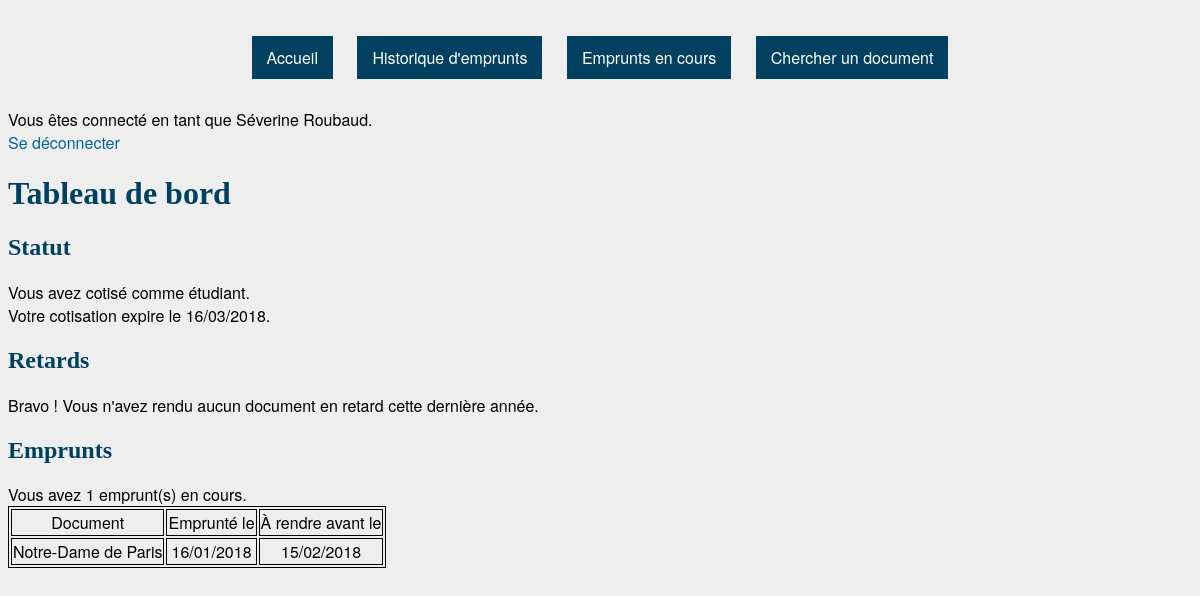
Page /home.php (signed in) on the committed database.
### tables this page shows
CREATE TABLE `Cotise` (
  `ID` int(11) NOT NULL,
  `abonné` int(11) NOT NULL,
  `statut` varchar(20) NOT NULL,
  `date_fin` date NOT NULL
);

CREATE TABLE `Emprunts` (
  `ID` int(11) NOT NULL,
  `abonné` int(11) NOT NULL,
  `document` int(11) NOT NULL,
  `date_emprunt` date NOT NULL,
  `date_retour_prevue` date NOT NULL
);

CREATE TABLE `Documents` (
  `ID` int(11) NOT NULL,
  `titre` varchar(50) NOT NULL,
  `type` set('livre','BD','revue','CD','DVD') NOT NULL,
  `éditeur` varchar(20) DEFAULT NULL,
  `collection` varchar(20) DEFAULT NULL,
  `numéro` int(11) DEFAULT NULL,
  `date_publication` date NOT NULL,
  `disponible` tinyint(1) NOT NULL DEFAULT '1'
);

### session.php (called while the page is built, shortened)
<?php
	$db = mysqli_connect("localhost", $_SESSION['pseudo'], $_SESSION['mdp'], "bibli");
	mysqli_query($db, "SET NAMES 'utf8'");
	if ($_SESSION['demo']) {
		if ($_SESSION['is_admin']) {
			$query = mysqli_query($db, "SELECT * FROM Admins");
		}
		else {
			$query = mysqli_query($db, "SELECT * FROM `Abonnés`") or die(mysqli_error($db));
		}
		$row = mysqli_fetch_assoc($query);
		$user_id = $row['ID'];
		$nom = "(compte choisi arbitrairement : ".$row['prénom']." ".$row['nom'].")";
		$prenom = "testeur";
		$pseudo = $row['pseudo'];
	}
	else {
		$verif = $_SESSION['pseudo'];
		if ($_SESSION['is_admin']) {
			$query = mysqli_query($db, "SELECT * FROM Admins WHERE pseudo = '$verif'");
		}
		else {
			$query = mysqli_query($db, "SELECT * FROM Abonnés WHERE pseudo = '$verif'");
		}
		$row = mysqli_fetch_assoc($query);
		$user_id = $row['ID'];
		$nom = $row['nom'];
		$prenom = $row['prénom'];
	}
?>

### home.php (the view, shortened to what this page needs)
<?php
	include('session.php');
?>
<!DOCTYPE html>
<html>
	<head>
		<link href="style.css" rel="stylesheet" type="text/css">
	</head>
	<body>
		<?php
			include('header.php');
		?>
		<h1>Tableau de bord</h1>
		<h2>Statut</h2>
		<?php
			$result = mysqli_query($db, "SELECT statut, date_fin FROM Cotise WHERE abonné = '$user_id' AND NOW() < date_fin ORDER BY date_fin DESC");
			$row = mysqli_fetch_row($result);
			if (isset($row)) {
				echo '<div>Vous avez cotisé comme ' . $row[0] . '.</div>';
				echo '<div>Votre cotisation expire le ' . date("d/m/Y", strtotime($row[1])) . '.</div>';
			}
			else {
				echo '<div>Votre cotisation a expiré.</div>';
				echo '<div>Contactez un administrateur !</div>';
			}
		?>
		<h2>Retards</h2>
		<?php
			$result = mysqli_query($db, "SELECT document, date_retour FROM Retards WHERE abonné = '$user_id' AND DATEDIFF(NOW(), date_retour) <= 365");
			$row_cpt = mysqli_num_rows($result);
			if ($row_cpt == 0) {
				echo "<div>Bravo ! Vous n'avez rendu aucun document en retard cette dernière année.</div>";
			}
		?>
		<h2>Emprunts</h2>
		<?php
			$result = mysqli_query($db, "SELECT document, date_emprunt, date_retour_prevue FROM Emprunts WHERE abonné = '$user_id'");
			$row_cpt = mysqli_num_rows($result);
			if ($row_cpt == 0) {
				echo "<div>Vous n'avez aucun emprunt en cours.</div>";
			}
			else {
				echo '<div>Vous avez ' . $row_cpt . ' emprunt(s) en cours.</div>';
				echo '<table><tr><td>Document</td><td>Emprunté le</td><td>À rendre avant le</td></tr>';
				while ($row = mysqli_fetch_row($result)) {
					$doc = mysqli_query($db, "SELECT titre FROM Documents WHERE ID = '$row[0]'");
					echo '<tr><td>' . mysqli_fetch_row($doc)[0] . '</td><td>' . date("d/m/Y", strtotime($row[1])) . '</td><td>' . date("d/m/Y", strtotime($row[2])) . '</td></tr>';
				}
				echo '</table>';
			}
		?>
	</body>
</html>

### header.php
<div class="menu">
	<a href=home.php>Accueil</a>
	<a href=historique.php>Historique d'emprunts</a>
	<a href=emprunts.php>Emprunts en cours</a>
	<a href=recherche.php>Chercher un document</a>
</div>
<div>Vous êtes connecté en tant que <?php echo $prenom . " " . $nom; ?>.</div>
<div><a href="logout.php">Se déconnecter</a></div>

### style.css (style rules this page uses)
body { background-color: #eeeeee; font-family: "HelveticaNeue-Light", "Helvetica Neue Light", "Helvetica Neue", Helvetica, Arial, "Lucida Grande", sans-serif; font-weight: 500; }
h1, h2, h3, h4, h5, h6 { font-family: Georgia, serif; color: #004060; }
a, a:visited { color: #006699; text-decoration: none; }
table, td { text-align: center; border: 1px solid black; }
.menu { text-align: center; top: 0; width:100%; }
.menu a { background: #004060; color: #FFF; padding: 10px 15px; margin: 10px 10px 10px 10px; line-height: 100px; }

### rows in the picture
abonnés: prénom "Séverine", nom "Roubaud"
cotise: statut "étudiant", date_fin "16/03/2018"
emprunts: documents.titre "Notre-Dame de Paris", date_emprunt "16/01/2018", date_retour_prevue "15/02/2018"

### other values in the picture
$row_cpt "1"
